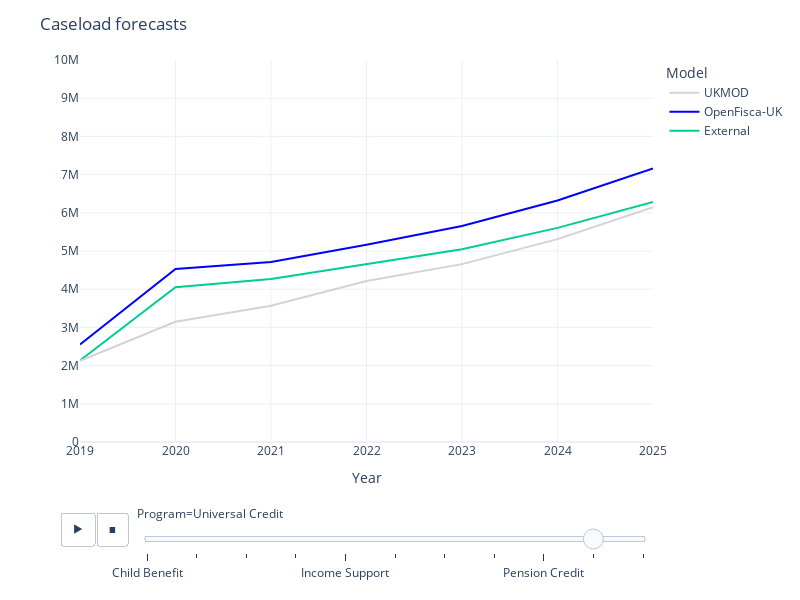

Notebook cell for this chart:
### Markdown cell above
### Caseload forecasts

### Code cell
model_forecast_chart(
    model_validation_table(
        caseload, models=[EXTERNAL, OPENFISCA_UK, UKMOD], divisor=1, decimals=1
    ),
    title="Caseload forecasts",
    currency=False,
)

### Figure 1 — Plotly figure (JSON) as saved in the notebook; plotly's stock layout.template omitted (floating-point values rounded to 4 significant figures)
{"data": [{"hovertemplate": "", "legendgroup": "External", "line": {"color": "#00cc96", "dash": "solid"}, "marker": {"symbol": "circle"}, "mode": "lines", "name": "External", "orientation": "h", "showlegend": true, "type": "scatter", "x": [2019, 2020, 2021, 2022, 2023, 2024, 2025], "xaxis": "x", "y": [2132000, 4052000, 4267000, 4649000, 5048000, 5605000, 6285000], "yaxis": "y"}, {"hovertemplate": "", "legendgroup": "OpenFisca-UK", "line": {"color": "blue", "dash": "solid"}, "marker": {"symbol": "circle"}, "mode": "lines", "name": "OpenFisca-UK", "orientation": "h", "showlegend": true, "type": "scatter", "x": [2019, 2020, 2021, 2022, 2023, 2024, 2025], "xaxis": "x", "y": [2552000.0, 4528000.0, 4715000.0, 5163000.0, 5655000.0, 6324000.0, 7163000.0], "yaxis": "y"}, {"hovertemplate": "", "legendgroup": "UKMOD", "line": {"color": "lightgrey", "dash": "solid"}, "marker": {"symbol": "circle"}, "mode": "lines", "name": "UKMOD", "orientation": "h", "showlegend": true, "type": "scatter", "x": [2019, 2020, 2021, 2022, 2023, 2024, 2025], "xaxis": "x", "y": [2128000, 3147000, 3566000, 4214000, 4656000, 5311000, 6146000], "yaxis": "y"}], "layout": {"height": 600, "legend": {"title": {"text": "Model"}, "tracegroupgap": 0, "traceorder": "reversed"}, "margin": {"t": 60}, "sliders": [{"active": 9, "currentvalue": {"prefix": "Program="}, "len": 0.9, "pad": {"b": 10, "t": 60}, "steps": [{"args": [["Child Benefit"], {"frame": {"duration": 0, "redraw": false}, "fromcurrent": true, "mode": "immediate", "transition": {"duration": 0, "easing": "linear"}}], "label": "Child Benefit", "method": "animate"}, {"args": [["Child Tax Credit"], {"frame": {"duration": 0, "redraw": false}, "fromcurrent": true, "mode": "immediate", "transition": {"duration": 0, "easing": "linear"}}], "label": "Child Tax Credit", "method": "animate"}, {"args": [["ESA (income-based)"], {"frame": {"duration": 0, "redraw": false}, "fromcurrent": true, "mode": "immediate", "transition": {"duration": 0, "easing": "linear"}}], "label": "ESA (income-based)", "method": "animate"}, {"args": [["Housing Benefit"], {"frame": {"duration": 0, "redraw": false}, "fromcurrent": true, "mode": "immediate", "transition": {"duration": 0, "easing": "linear"}}], "label": "Housing Benefit", "method": "animate"}, {"args": [["Income Support"], {"frame": {"duration": 0, "redraw": false}, "fromcurrent": true, "mode": "immediate", "transition": {"duration": 0, "easing": "linear"}}], "label": "Income Support", "method": "animate"}, {"args": [["Income Tax"], {"frame": {"duration": 0, "redraw": false}, "fromcurrent": true, "mode": "immediate", "transition": {"duration": 0, "easing": "linear"}}], "label": "Income Tax", "method": "animate"}, {"args": [["JSA (income-based)"], {"frame": {"duration": 0, "redraw": false}, "fromcurrent": true, "mode": "immediate", "transition": {"duration": 0, "easing": "linear"}}], "label": "JSA (income-based)", "method": "animate"}, {"args": [["National Insurance (total)"], {"frame": {"duration": 0, "redraw": false}, "fromcurrent": true, "mode": "immediate", "transition": {"duration": 0, "easing": "linear"}}], "label": "National Insurance (total)", "method": "animate"}, {"args": [["Pension Credit"], {"frame": {"duration": 0, "redraw": false}, "fromcurrent": true, "mode": "immediate", "transition": {"duration": 0, "easing": "linear"}}], "label": "Pension Credit", "method": "animate"}, {"args": [["Universal Credit"], {"frame": {"duration": 0, "redraw": false}, "fromcurrent": true, "mode": "immediate", "transition": {"duration": 0, "easing": "linear"}}], "label": "Universal Credit", "method": "animate"}, {"args": [["Working Tax Credit"], {"frame": {"duration": 0, "redraw": false}, "fromcurrent": true, "mode": "immediate", "transition": {"duration": 0, "easing": "linear"}}], "label": "Working Tax Credit", "method": "animate"}], "x": 0.1, "xanchor": "left", "y": 0, "yanchor": "top"}], "title": {"text": "Caseload forecasts"}, "updatemenus": [{"buttons": [{"args": [null, {"frame": {"duration": 500, "redraw": false}, "fromcurrent": true, "mode": "immediate", "transition": {"duration": 500, "easing": "linear"}}], "label": "&#9654;", "method": "animate"}, {"args": [[null], {"frame": {"duration": 0, "redraw": false}, "fromcurrent": true, "mode": "immediate", "transition": {"duration": 0, "easing": "linear"}}], "label": "&#9724;", "method": "animate"}], "direction": "left", "pad": {"r": 10, "t": 70}, "showactive": false, "type": "buttons", "x": 0.1, "xanchor": "right", "y": 0, "yanchor": "top"}], "width": 800, "xaxis": {"anchor": "y", "autorange": true, "domain": [0, 1], "range": [2019, 2025], "title": {"text": "Year"}, "type": "linear"}, "yaxis": {"anchor": "x", "domain": [0, 1], "range": [0, 10000000], "tickprefix": "", "title": {"text": ""}, "type": "linear"}}}
